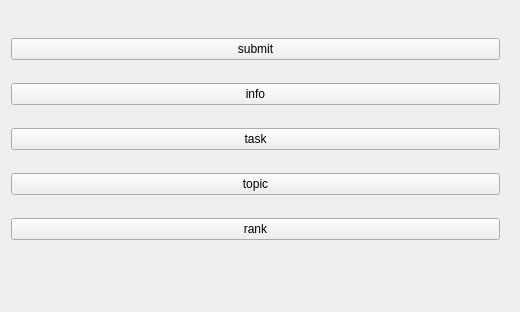
<?xml version="1.0" encoding="UTF-8"?>
<ui version="4.0">
 <class>MainWindow</class>
 <widget class="QMainWindow" name="MainWindow">
  <property name="geometry">
   <rect>
    <x>0</x>
    <y>0</y>
    <width>520</width>
    <height>312</height>
   </rect>
  </property>
  <property name="windowTitle">
   <string>Client</string>
  </property>
  <widget class="QWidget" name="centralWidget">
   <widget class="QWidget" name="gridLayoutWidget">
    <property name="geometry">
     <rect>
      <x>0</x>
      <y>10</y>
      <width>511</width>
      <height>261</height>
     </rect>
    </property>
    <layout class="QGridLayout" name="gridLayout">
     <item row="1" column="0">
      <widget class="QPushButton" name="infoPushButton">
       <property name="text">
        <string>info</string>
       </property>
       <property name="checkable">
        <bool>false</bool>
       </property>
      </widget>
     </item>
     <item row="0" column="0">
      <widget class="QPushButton" name="submitPushButton">
       <property name="text">
        <string>submit</string>
       </property>
       <property name="checkable">
        <bool>false</bool>
       </property>
      </widget>
     </item>
     <item row="3" column="0">
      <widget class="QPushButton" name="topicPushButton">
       <property name="text">
        <string>topic</string>
       </property>
      </widget>
     </item>
     <item row="2" column="0">
      <widget class="QPushButton" name="taskPushButton">
       <property name="text">
        <string>task</string>
       </property>
       <property name="checkable">
        <bool>false</bool>
       </property>
      </widget>
     </item>
     <item row="4" column="0">
      <widget class="QPushButton" name="rankPushButton">
       <property name="text">
        <string>rank</string>
       </property>
      </widget>
     </item>
    </layout>
   </widget>
  </widget>
 </widget>
 <layoutdefault spacing="6" margin="11"/>
 <resources/>
 <connections/>
</ui>
